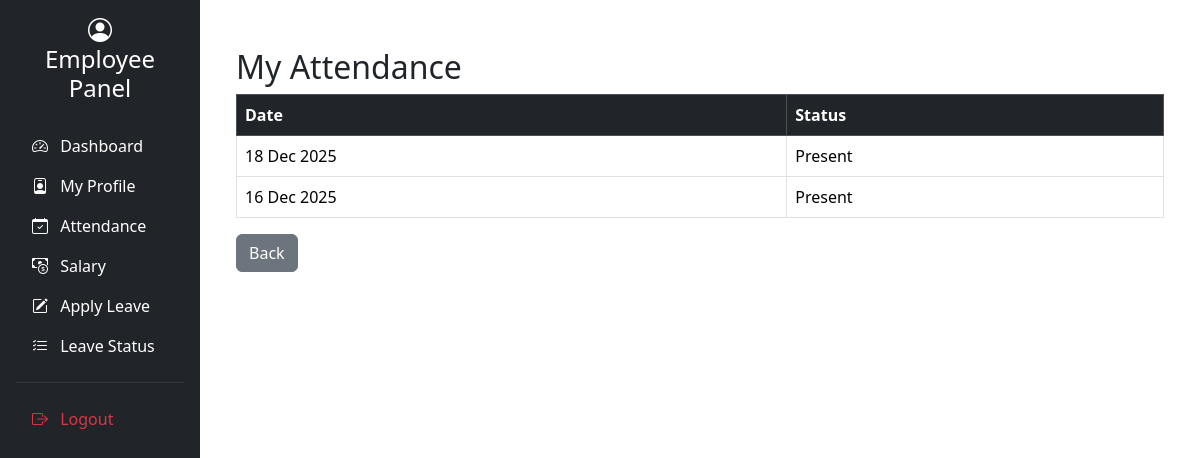
The app's page /employee/attendance.php (signed in) with its own data.
### tables this page shows
CREATE TABLE `attendance` (
  `id` int(11) NOT NULL,
  `employee_id` int(11) NOT NULL,
  `date` date NOT NULL,
  `status` enum('Present','Absent','Leave') NOT NULL
);

### employee/attendance.php (the view, shortened to what this page needs)
<?php
include "header.php";
include "../config/db.php";
$user_id = $_SESSION['user_id'];
$emp = $conn->query("
  SELECT id FROM employees WHERE user_id = $user_id
")->fetch_assoc();
$data = $conn->query("
  SELECT date, status
  FROM attendance
  WHERE employee_id = {$emp['id']}
  ORDER BY date DESC
");
?>
<!DOCTYPE html>
<html>
<head>
<link href="https://cdn.jsdelivr.net/npm/bootstrap@5.3.2/dist/css/bootstrap.min.css" rel="stylesheet">
</head>
<body>
<div class="container mt-4">
<h2>My Attendance</h2>
<table class="table table-bordered table-hover">
<thead class="table-dark">
<tr>
<th>Date</th>
<th>Status</th>
</tr>
</thead>
<tbody>
<?php while ($row = $data->fetch_assoc()): ?>
<tr>
<td><?= date("d M Y", strtotime($row['date'])) ?></td>
<td><?= $row['status'] ?></td>
</tr>
<?php endwhile; ?>
</tbody>
</table>
<a href="dashboard.php" class="btn btn-secondary">Back</a>
</div>
</body>
</html>

### records on screen
attendance: date "18 Dec 2025", status "Present"
attendance: date "16 Dec 2025", status "Present"
